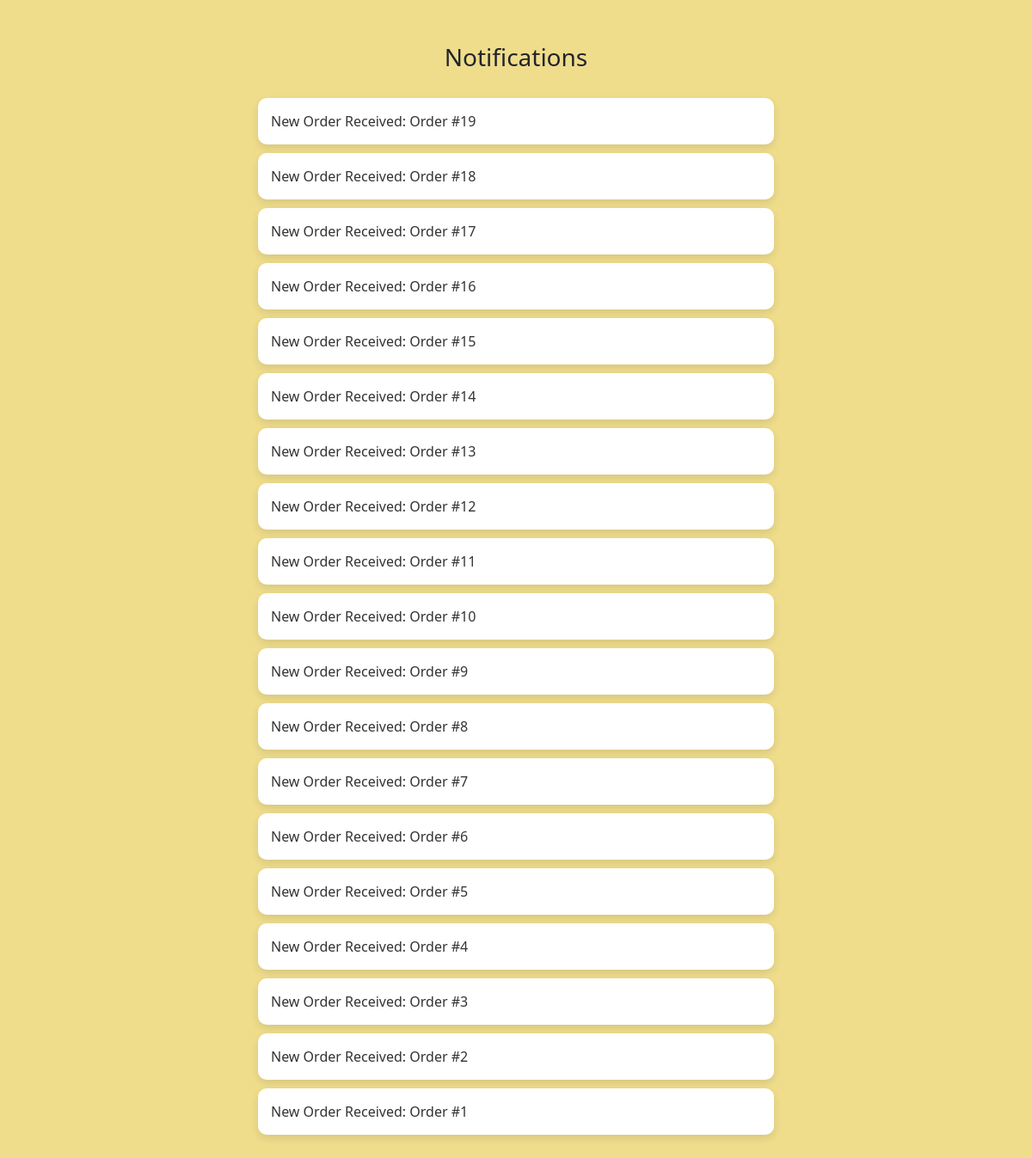
The app's page /admin-notifications/, older data.
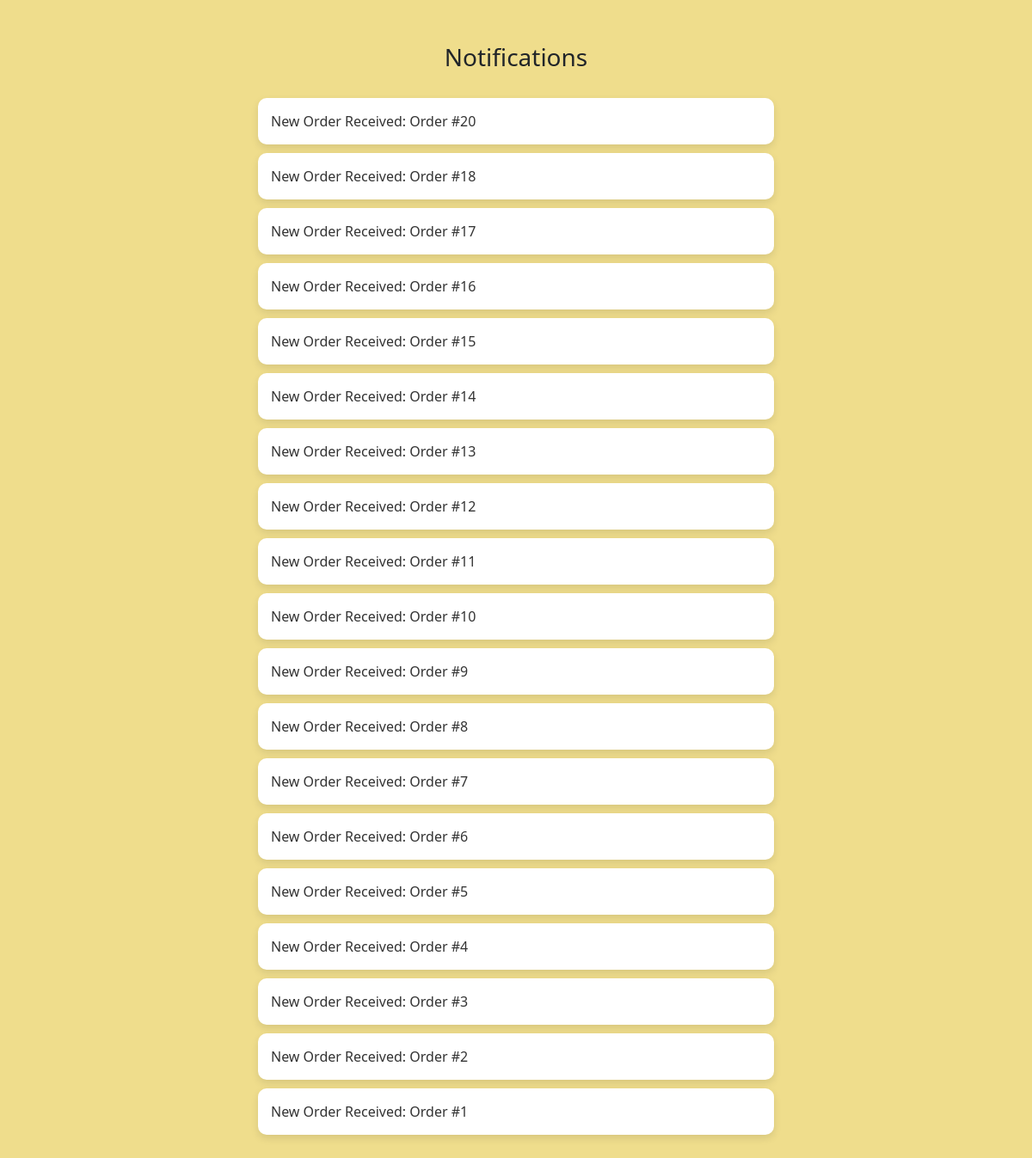
The same page, newer data.
### webstore/models.py (models this page shows, shortened)
class Notification(models.Model):
    order = models.ForeignKey(Order, on_delete=models.CASCADE)
    message = models.CharField(max_length=255)
    is_read = models.BooleanField(default=False)
    created_at = models.DateTimeField(auto_now_add=True)

### webstore/views.py (the view)
# urls.py: path("admin-notifications/", admin_notifications, name="admin_notifications"),
def admin_notifications(request):
    notifications = Notification.objects.filter(is_read=False).order_by('-created_at')
    return render(request, "admin_notification.html", {"notifications": notifications})

### webstore/templates/admin_notification.html (shortened to what this page needs)
<!DOCTYPE html>
<html lang="en">
<head>
    <link rel="stylesheet" href="https://cdn.jsdelivr.net/npm/bootstrap@5.3.0/dist/css/bootstrap.min.css">
</head>
<body>
    <div class="notification-container">
        <h3>Notifications</h3>
        {% for notification in notifications %}
            <div class="notification-card">
                <a href="{% url 'order_details' notification.order.id %}"
                   onclick="markAsRead({{ notification.id }});">
                    {{ notification.message }}
                </a>
            </div>
        {% empty %}
            <div class="notification-card text-center">
                <p>No new notifications</p>
            </div>
        {% endfor %}
    </div>
</body>
</html>

Row changes from the older to the newer data that the page shows:
no longer on this page (row edited): Notification: message "New Order Received: Order #19"
added Notification: message "New Order Received: Order #20"
